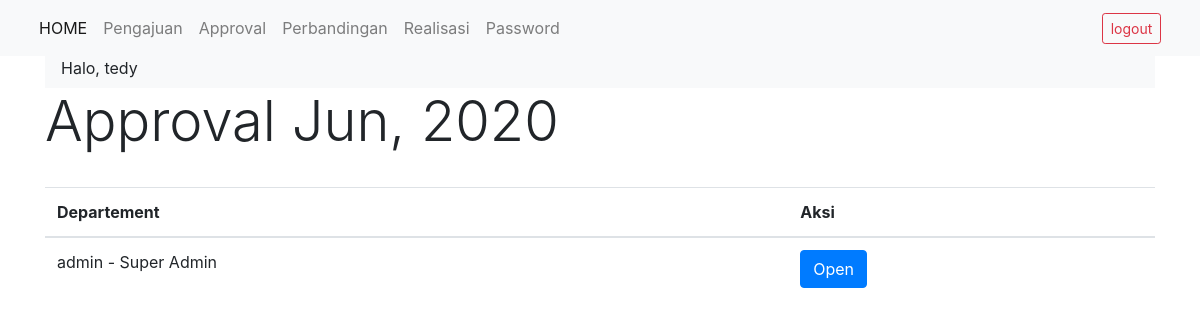
Screenshot of /approval_1a.php?periode=2020-06-00 (signed in) with the database file from the repository.
### tables this page shows
CREATE TABLE IF NOT EXISTS `tb_periode` (
`id_periode` int(11) NOT NULL,
  `id_user` int(11) NOT NULL,
  `bulan` varchar(255) NOT NULL,
  `tahun` varchar(255) NOT NULL,
  `periode` date NOT NULL
);

CREATE TABLE IF NOT EXISTS `tb_user` (
`id_user` int(11) NOT NULL,
  `id_departemen` int(11) NOT NULL,
  `username` varchar(255) NOT NULL,
  `password` varchar(255) NOT NULL,
  `type` varchar(255) NOT NULL
);

CREATE TABLE IF NOT EXISTS `tb_departemen` (
`id_departemen` int(11) NOT NULL,
  `nama_departemen` varchar(255) NOT NULL
);

### approval_1a.php (the view, shortened to what this page needs)
<?php
include "header.php";
?>
<div class="container">
	<?php
	include "navigasi.php";
	if($_SESSION['type'] == "Finance" || $_SESSION['type'] == "Super Admin")
	{
		$periode = $_GET['periode'];
		$sql = "SELECT * FROM tb_periode WHERE periode='$periode'";
		$sql2 = $db->query($sql);
		$sql3 = $sql2->fetch_array();
		echo "<h1 class='display-4'>Approval ".$sql3['bulan'].", ".$sql3['tahun']."</h1>";
		?>
		<br/>
		<table class="table table-hover">
			<thead>
				<tr>
					<th>Departement</th>
					<th>Aksi</th>
				</tr>
			</thead>
			<tbody>
				<?php
				$periode2 = "SELECT
				tb_periode.id_periode,
				tb_periode.bulan,
				tb_periode.tahun,
				tb_periode.periode,
				tb_user.id_user,
				tb_user.username,
				tb_departemen.id_departemen,
				tb_departemen.nama_departemen,
				tb_approval.id_approval,
				tb_approval.sent
				FROM tb_periode
				JOIN tb_user ON tb_user.id_user = tb_periode.id_user
				JOIN tb_departemen ON tb_departemen.id_departemen = tb_user.id_departemen
				JOIN tb_approval ON tb_approval.id_periode = tb_periode.id_periode
				WHERE periode='$periode' and sent = '1'";
				$periode2a = $db->query($periode2);
				while($periode2b = $periode2a->fetch_array())
				{
					?>
					<tr>
						<td><?php echo $periode2b['username']." - ".$periode2b['nama_departemen'];?></td>
						<td><a href="approval_1b.php?id_periode=<?php echo $periode2b['id_periode'];?>&id_user=<?php echo $periode2b['id_user'];?>" type="button" class="btn btn-primary">Open</a></td>
					</tr>
					<?php
				}
				?>
			</tbody>
		</table>
		<?php
	}
	else
	{
		header('location:index.php');
	}
	?>
</div>
<?php include "footer.php"; ?>

### rows the page displays
tb_periode: bulan "Jun", tahun "2020"
tb_periode: id_user.username "admin", tb_departemen.nama_departemen "Super Admin"

### other values shown
$_SESSION["user"] "tedy"
